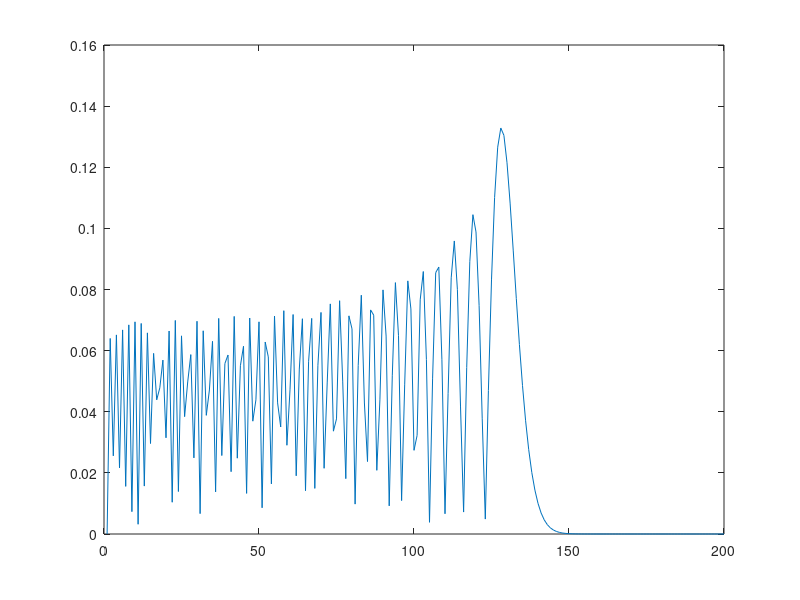
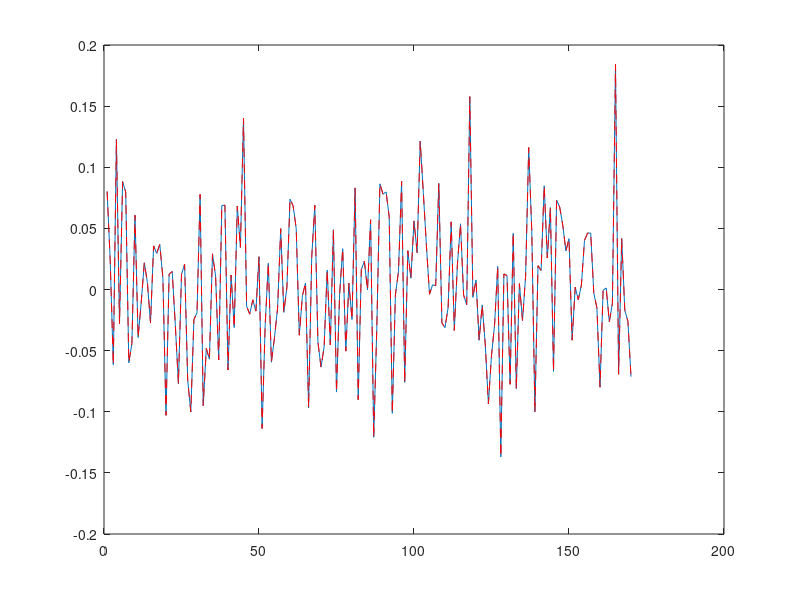

The MATLAB source for these figures, in order:
close all;clear all;clc;
% Apply e^At

n = 170;
A = randn(n) + 1i*randn(n);
H = A*A';


% we want to apply e^(-iHdt) to psi0
dt = .10;
psi0 = 1.2*abs(randn(n,1)).*sin(linspace(-pi,pi,n))';
psi0 = psi0/norm(psi0);

%Chebyshev expansion

%normalize H to have unit spectral radius
%Wtf, original paper had a typo for this?!
%is this just a cultural thing?
eigh = eig(H);
R = dt*(max(eigh)-min(eigh))/2; %What's the 2 for?
G = min(eigh)*dt;

dE = max(eigh) - min(eigh);

%normalize H
%Hnorm = 2*(H - 0.5*(emax+emin)*eye(n))/(emax-emin);
%Hnorm = 2*(H - eye(n)*min(eigh))/(max(eigh) - min(eigh)) - eye(n);
%Hnorm = -1i*H*dt/R;

Hnorm = (2/dE)*H - ((2*min(eigh)/dE) + 1)*eye(n);

eig(Hnorm)

%%
%figure maxk for a given timestep
maxk = 20;
nexttenjays = 1:.3:1.5;
while max( abs(besselj(maxk,dE*dt*nexttenjays)) ) > 1e-6 %&& abs(besselj(maxk,dt*(jdt+pi))) >1e-6
    maxk = maxk+1;
    
end

maxk

%make maxk Tkpsis
Tkpsis = zeros(n,maxk);
Tkpsis(:,1) = psi0;
Tkpsis(:,2) = Hnorm*psi0;
for k=3:maxk
    Tkpsis(:,k) = 2*Hnorm*Tkpsis(:,k-1) - Tkpsis(:,k-2);
end

%make the sum
chebsum = besselj(0,dt*dE)*Tkpsis(:,1);
chebsum = chebsum + -2i*besselj(1,dt*dE)*Tkpsis(:,2)
for k=2:maxk-1
    chebsum = chebsum + 2*((-1i)^k)*besselj(k,dt*dE)*Tkpsis(:,k+1);
    bsls(k) = abs(besselj(k,dt*dE));
end
plot(bsls)


figure();
plot(real(expm(-1i*Hnorm*dE*dt)*psi0));
hold on;
plot(real(chebsum),'r--');